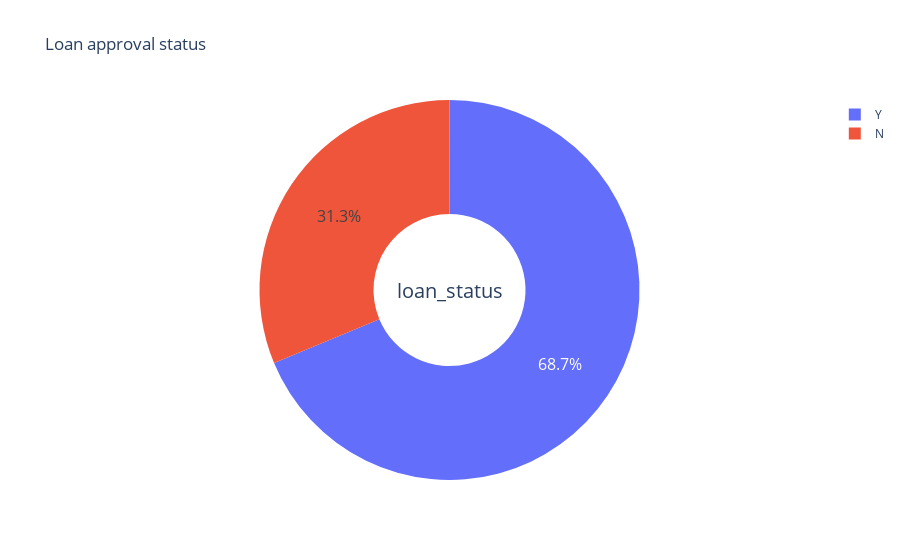

The cell this chart's notebook holds for it:
### Code cell
import plotly.express as px
import plotly.graph_objects as go
from plotly.subplots import make_subplots
type_ = ["Y", "N"]
fig = make_subplots(rows=1, cols=1)

fig.add_trace(go.Pie(labels=type_, values=train['Loan_Status'].value_counts(), name="Loan_Status"))

# Use `hole` to create a donut-like pie chart
fig.update_traces(hole=.4, hoverinfo="label+percent+name", textfont_size=16)

fig.update_layout(
    title_text="Loan approval status",
    # Add annotations in the center of the donut pies.
    annotations=[dict(text='loan_status', x=0.5, y=0.5, font_size=20, showarrow=False)])
fig.show()

### Figure 1 — Plotly figure (JSON) as saved in the notebook; plotly's stock layout.template omitted (floating-point values rounded to 4 significant figures)
{"data": [{"hole": 0.4, "hoverinfo": "label+percent+name", "labels": ["Y", "N"], "name": "Loan_Status", "textfont": {"size": 16}, "type": "pie", "values": [422, 192]}], "layout": {"annotations": [{"font": {"size": 20}, "showarrow": false, "text": "loan_status", "x": 0.5, "y": 0.5}], "title": {"text": "Loan approval status"}, "xaxis": {"anchor": "y", "domain": [0, 1]}, "yaxis": {"anchor": "x", "domain": [0, 1]}}}
